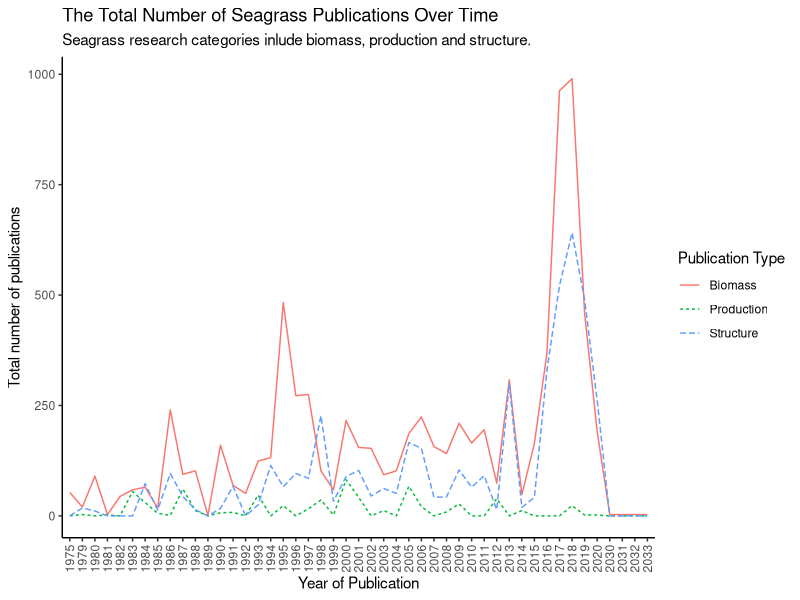
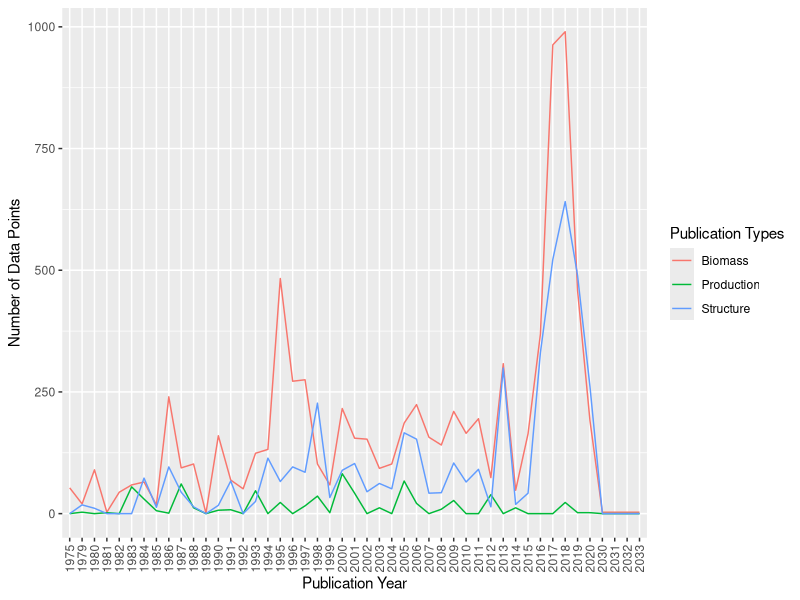

Recreate these plots in R, in order.
## ---- chunk 1
knitr::opts_chunk$set(echo = TRUE)
## ---- chunk 2
library(tidyverse)
## ---- chunk 3
seagrass<-read.csv("../data/SeagrassPubs.csv")
## ---- chunk 4
head(seagrass)
summary(seagrass)
glimpse(seagrass)
## ---- chunk 5
# Extract author and year from reference column and create new data frame with these two variables separated.
seagrass1 <- seagrass %>% 
  mutate(Author = str_extract(string = Reference, pattern = "(?<=,\\s).+"),
         PubYear = str_extract(string = Reference, pattern = "[0-9]+")) %>% 
  select(Author:PubYear)
# Combine the Column for publication year to the original data frame using cbind function.
Pubyear = seagrass1$PubYear
seagrass2 <- cbind(seagrass, Pubyear)
## ---- chunk 6
biomass<-seagrass2 %>% # Create new data frame and select which data frame to pull data from.
  group_by(Pubyear) %>% # Group publications by year.
  select(Pubyear, Seagr.biom.above.dm..g.m..2.) %>% # Select which 2 variables we are interested in using to tally.
   drop_na(Seagr.biom.above.dm..g.m..2.) %>% # Remove na values to only count the years with publications.
    tally()
colnames(biomass) <- c("Pubyear", "tally1")

biomass1<-seagrass2 %>% # Create new data frame and select which data frame to pull data from.
  group_by(Pubyear) %>%  # Group publications by year.
  select(Pubyear, Seagr.biom.below.dm..g.m..2.) %>% # Select which 2 variables we are interested in using to tally.
  drop_na(Seagr.biom.below.dm..g.m..2.) %>% # Remove na values to only count the years with publications.
    tally()
colnames(biomass1) <- c("Pubyear", "tally2")

biomass2<-seagrass2 %>% # Create new data frame and select which data frame to pull data from.
  group_by(Pubyear) %>%  # Group publications by year.
  select(Pubyear, Seagr.biom.tot.dm..g.m..2.) %>% # Select which 2 variables we are interested in using to tally.
  drop_na(Seagr.biom.tot.dm..g.m..2.) %>% # Remove na values to only count the years with publications.
    tally()
colnames(biomass2) <- c("Pubyear", "tally3")


# Organise data into one dataframe.

TBmass1 <- biomass %>%
  full_join(biomass1) # Combine tally columns for biomass and biomass1 into one dataframe.


TBmass2 <- TBmass1 %>%
  full_join(biomass2)  # Combine tally columns for TBmass1 and biomass2 into one dataframe. That puts all three tally columns into one dataframe.



TBmass2$tally1<-as.numeric(TBmass2$tally1) # Make tally1 numeric.
TBmass2$tally2<-as.numeric(TBmass2$tally2) # Make tally2 numeric.
TBmass2$tally3<-as.numeric(TBmass2$tally3) # Make tally3 numeric.

TBmass2[is.na(TBmass2)] <- 0 # Make all NA values equal 0

TBmass2$TotalBiomass<-rowSums(TBmass2[ , c("tally1", "tally2", "tally3")]) # Create new variable TotalBiomass that calculates the sum for each row for each publication year.

## ---- chunk 7
Structure1<-seagrass2 %>% # Create new data frame and select which data frame to pull data from.
  group_by(Pubyear) %>% # Group publications by year.
  select(Pubyear, Seagr.cov....) %>% # Select which 2 variables we are interested in using to tally.
   drop_na(Seagr.cov....) %>% # Remove na values to only count the years with publications.
    tally()
colnames(Structure1) <- c("Pubyear", "tally1")

Structure2<-seagrass2 %>% # Create new data frame and select which data frame to pull data from.
  group_by(Pubyear) %>%  # Group publications by year.
  select(Pubyear, Seagr.shoot.dens....m..2.) %>% # Select which 2 variables we are interested in using to tally.
  drop_na(Seagr.shoot.dens....m..2.) %>% # Remove na values to only count the years with publications.
    tally()
colnames(Structure2) <- c("Pubyear", "tally2")

Structure3<-seagrass2 %>% # Create new data frame and select which data frame to pull data from.
  group_by(Pubyear) %>%  # Group publications by year.
  select(Pubyear, Seagr.leaf.dens....m..2.) %>% # Select which 2 variables we are interested in using to tally.
  drop_na(Seagr.leaf.dens....m..2.) %>% # Remove na values to only count the years with publications.
    tally()
colnames(Structure3) <- c("Pubyear", "tally3")



# Organise data into one dataframe.

TStructure1 <- Structure1 %>%
  full_join(Structure2) # Combine tally columns for Structure1 and Structure2 into one dataframe.


TStructure2 <- TStructure1 %>%
  full_join(Structure3)  # Combine tally columns for TStructure1 and Structure3 into one dataframe. That puts all three tally columns into one dataframe.



TStructure2$tally1<-as.numeric(TStructure2$tally1) # Make tally1 numeric.
TStructure2$tally2<-as.numeric(TStructure2$tally2) # Make tally2 numeric.
TStructure2$tally3<-as.numeric(TStructure2$tally3) # Make tally3 numeric.

TStructure2[is.na(TStructure2)] <- 0 # Make all NA values equal 0

TStructure2$TotalStructure<-rowSums(TStructure2[ , c("tally1", "tally2", "tally3")]) # Create new variable TotalBiomass that calculates the sum for each row for each publication year.

## ---- chunk 8
Production1<-seagrass2 %>% #Create new data frame and select which data frame to pull data from.
  group_by(Pubyear) %>% # Group publications by year.
  select(Pubyear, Seagr.prod.above.dm..g.m..2.day.) %>% # Select which 2 variables we are interested in using to tally.
   drop_na(Seagr.prod.above.dm..g.m..2.day.) %>% # Remove na values to only count the years with publications.
    tally()
colnames(Production1) <- c("Pubyear", "tally1")

Production2<-seagrass2 %>% #Create new data frame and select which data frame to pull data from.
  group_by(Pubyear) %>%  # Group publications by year.
  select(Pubyear, Seagr.prod.below.dm..g.m..2.day.) %>% # Select which 2 variables we are interested in using to tally.
  drop_na(Seagr.prod.below.dm..g.m..2.day.) %>% # Remove na values to only count the years with publications.
    tally()
colnames(Production2) <- c("Pubyear", "tally2")

Production3<-seagrass2 %>% #Create new data frame and select which data frame to pull data from.
  group_by(Pubyear) %>%  # Group publications by year.
  select(Pubyear, Seagr.prod.total.dm..g.m..2.day.) %>% # Select which 2 variables we are interested in using to tally.
  drop_na(Seagr.prod.total.dm..g.m..2.day.) %>% # Remove na values to only count the years with publications.
    tally()
colnames(Production3) <- c("Pubyear", "tally3")




# Organise data into one dataframe.

TProduction1 <- Production1 %>%
  full_join(Production2) # Combine tally columns for Structure1 and Structure2 into one dataframe.


TProduction2 <- TProduction1 %>%
  full_join(Production3)  # Combine tally columns for TStructure1 and Structure3 into one dataframe. That puts all three tally columns into one dataframe.



TProduction2$tally1<-as.numeric(TProduction2$tally1) # Make tally1 numeric.
TProduction2$tally2<-as.numeric(TProduction2$tally2) # Make tally2 numeric.
TProduction2$tally3<-as.numeric(TProduction2$tally3) # Make tally3 numeric.

TProduction2[is.na(TProduction2)] <- 0 # Make all NA values equal 0

TProduction2$TotalProduction<-rowSums(TProduction2[ , c("tally1", "tally2", "tally3")]) # Create new variable TotalBiomass that calculates the sum for each row for each publication year.


## ---- chunk 9

df_new <- 
  left_join(TBmass2, TStructure2, by = 'Pubyear') %>% 
  mutate(Pubyear = replace_na(Pubyear, 0))

df_new2 <- 
  left_join(df_new, TProduction2, by = 'Pubyear') %>% 
  mutate(Pubyear = replace_na(Pubyear, 0))

summary(df_new2)


# Remove unwanted variables.
df_new2 <- subset(df_new2, select = -(tally1))
df_new2 <- subset(df_new2, select = -(tally2))
df_new2 <- subset(df_new2, select = -(tally3))
df_new2 <- subset(df_new2, select = -(tally1.x))
df_new2 <- subset(df_new2, select = -(tally1.y))
df_new2 <- subset(df_new2, select = -(tally2.x))
df_new2 <- subset(df_new2, select = -(tally2.y))
df_new2 <- subset(df_new2, select = -(tally3.x))
df_new2 <- subset(df_new2, select = -(tally3.y))

TotalData <- df_new2
TotalData[is.na(TotalData)] <- 0 # Make all NA values equal 0

summary(TotalData)
view(TotalData)
## ---- chunk 10
FinalData <- TotalData |> 
  pivot_longer(
    cols = TotalBiomass:TotalProduction,
    names_to = "PublicationType",
    values_to = "value"
  )
## ---- chunk 11

ggplot(FinalData, aes(x = Pubyear, y = value, group = PublicationType, linetype = PublicationType, colour = PublicationType)) + 
  geom_line() +
  theme_classic() +
  labs(
    title = "The Total Number of Seagrass Publications Over Time", # Label title.
    subtitle = "Seagrass research categories inlude biomass, production and structure.", # Create a subtitle.
    x = "Year of Publication", y = "Total number of publications", # Create axes labels.
     linetype = "Publication Type", color = "Publication Type"
    # Adjust legend title.
  ) + 
  scale_colour_discrete(labels = c("Biomass", "Production", "Structure")) +
  scale_linetype_discrete(labels = c("Biomass", "Production", "Structure")) +
  theme(axis.text.x = element_text(angle = 90, vjust = 0.5, hjust=1))

 


## ---- chunk 12
TotalData %>%
  pivot_longer(cols = -Pubyear) %>%
  ggplot(aes(x = Pubyear, y = value, group = name, color = name)) + 
  geom_line() +
  theme(axis.text.x = element_text(angle = 90, vjust = 0.5, hjust=1)) + xlab("Publication Year") + ylab("Number of Data Points") + scale_color_discrete(labels = c("Biomass", "Production", "Structure"), name = "Publication Types")

  
